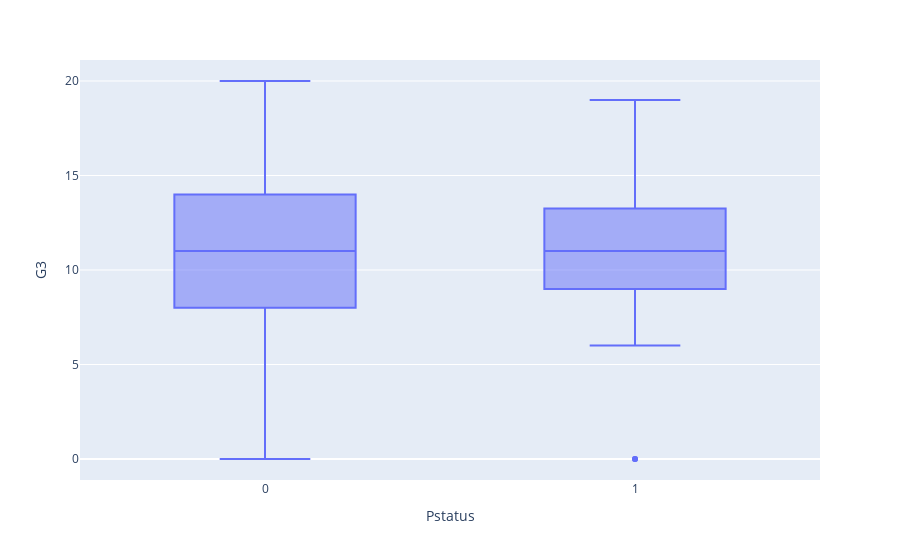

Notebook code cell kept with this figure:
### Code cell
px.box(data, x='Pstatus', y='G3')

### Figure 1 — Plotly figure (JSON) as saved in the notebook; plotly's stock layout.template omitted (floating-point values rounded to 4 significant figures; data arrays with more than 128 entries replaced by an {"elided": "..."} marker saying what was removed)
{"data": [{"alignmentgroup": "True", "hovertemplate": "Pstatus=%{x}<br>G3=%{y}<extra></extra>", "legendgroup": "", "marker": {"color": "#636efa"}, "name": "", "notched": false, "offsetgroup": "", "orientation": "v", "showlegend": false, "type": "box", "x": {"elided": "395 int values"}, "x0": " ", "xaxis": "x", "y": {"elided": "395 int values"}, "y0": " ", "yaxis": "y"}], "layout": {"boxmode": "group", "legend": {"tracegroupgap": 0}, "margin": {"t": 60}, "xaxis": {"anchor": "y", "domain": [0, 1], "title": {"text": "Pstatus"}}, "yaxis": {"anchor": "x", "domain": [0, 1], "title": {"text": "G3"}}}}
